Frame 1 (no input): blank canvas, image omitted
Frame 60 (no input): blank canvas, image omitted
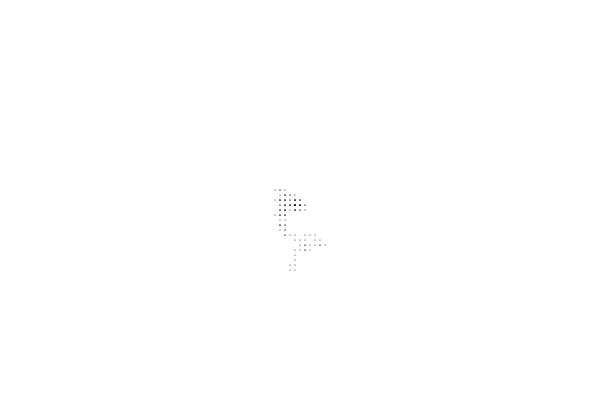
Frame 120 (the mouse pressed at the canvas centre since frame 60)

The p5.js sketch whose frames 1 and 60 were blank and that drew this single picture after the mouse press (run headless with seeded random() and noise() and a simulated clock; from frame 60 on, the mouse is pressed at the canvas centre):

// p5.js sketch
// ── sketch.js
let x;
let y;

function setup() {
  createCanvas(600, 400);
  background(255);
  x = width / 2;
  y = height / 2;
}

function draw() {
  stroke(0);
  point(x, y);

  let step = floor(random(4));

  if (step === 0) {
    x += 5;
  } else if (step === 1) {
    x -= 5;
  } else if (step === 2) {
    y += 5;
  } else {
    y -= 5;
  }
}
